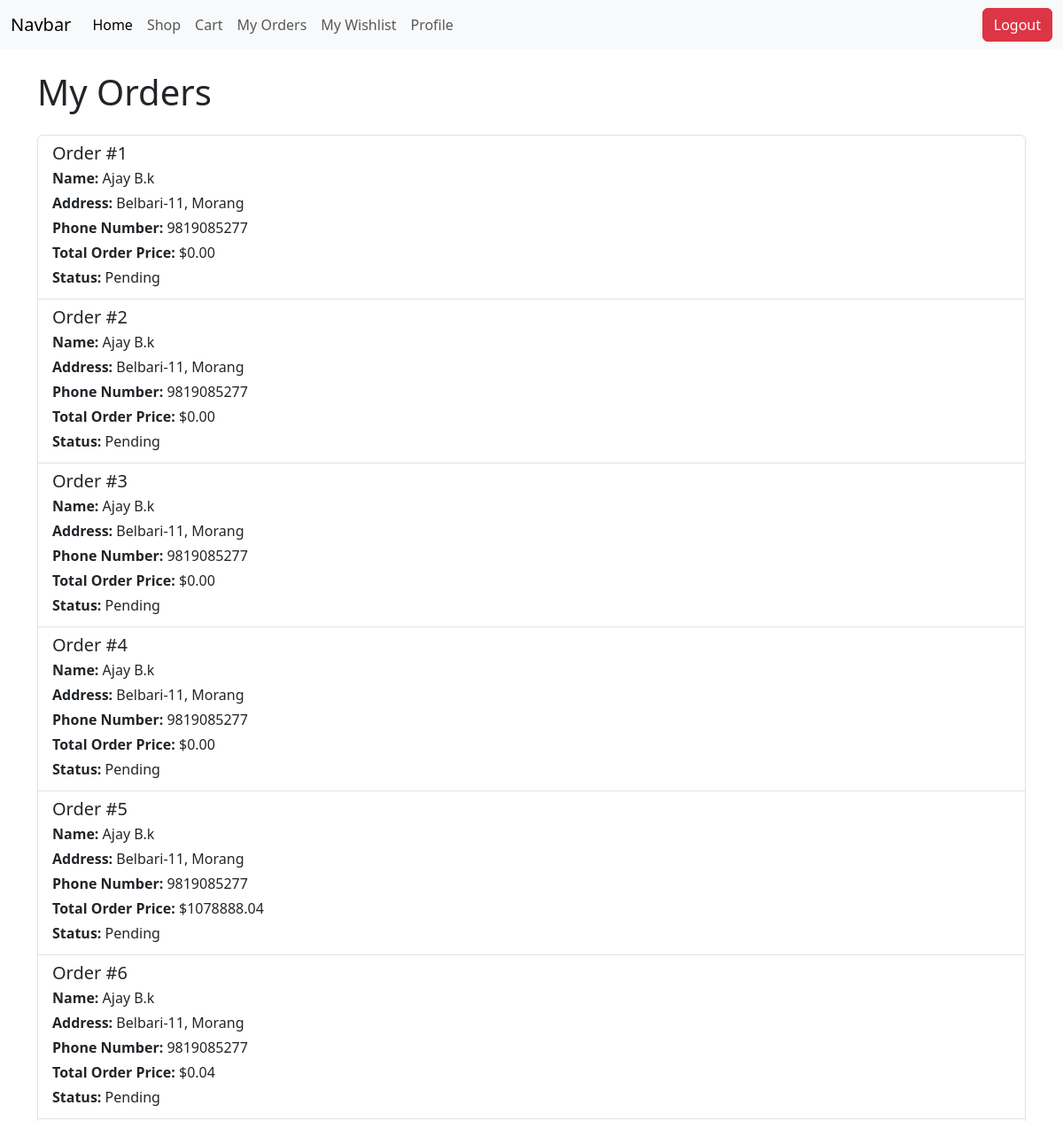
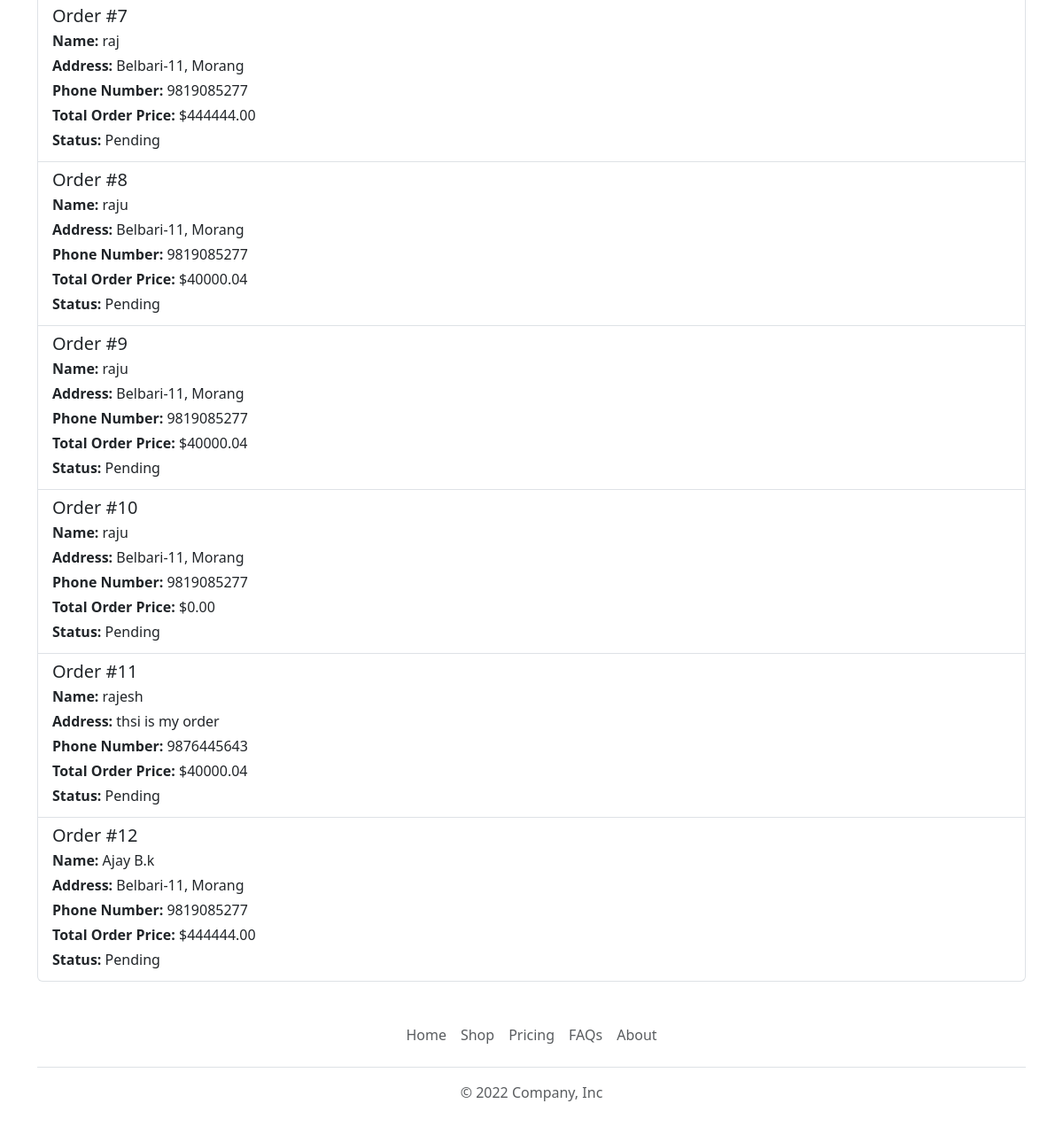
/myorder/ (signed in), run on the app's committed database (2 pictures, top to bottom).
### ecommerce/models.py (models this page shows, shortened)
class Order(models.Model):
    STATUS_CHOICES =[
        ('Pending', 'Pending'),
        ('Delivered', 'Delivered'),
        ('Cancelled', 'Cancelled')
    ]
    user = models.ForeignKey(User, on_delete = models.CASCADE)
    name = models.CharField(max_length = 225)
    address = models.CharField(max_length = 600)
    phone_number = models.BigIntegerField()
    total_order_price = models.DecimalField(max_digits=10, decimal_places=2, default=0)
    status = models.CharField(choices = STATUS_CHOICES, default = 'Pending', max_length= 50)

### ecommerce/views.py (the view)
def myorder(request):
        user = request.user
        if user.is_authenticated:
          order = Order.objects.filter(user=user)
        else:
            order=None
        return render(request,'frontend/myorder.html',{'orders':order})

### templates/frontend/myorder.html (shortened to what this page needs)
{% extends 'frontend/layout/main.html' %}
{% block content %}
<div class="container mt-4">
    <h1>My Orders</h1>
    {% if user.is_authenticated %}
    {% if orders %}
    <div class="list-group mt-4">
        {% for order in orders %}
        <div class="list-group-item">
            <h5 class="mb-1">Order #{{ order.id }}</h5>
            <p class="mb-1"><strong>Name:</strong> {{ order.name }}</p>
            <p class="mb-1"><strong>Address:</strong> {{ order.address }}</p>
            <p class="mb-1"><strong>Phone Number:</strong> {{ order.phone_number }}</p>
            <p class="mb-1"><strong>Total Order Price:</strong> ${{ order.total_order_price }}</p>
            <p class="mb-1"><strong>Status:</strong> {{ order.status }}</p>
        </div>
        {% endfor %}
    </div>
    {% else %}
    <p class="text-center">No orders available.</p>
    {% endif %}
    {% else %}
    <p>Please <a href="/login/">log in</a> to view your orders.</p>
    {% endif %}
</div>
{% endblock %}

### templates/frontend/layout/main.html (shortened to what this page needs)
<!DOCTYPE html>
<html lang="en">
<head>
    <link href="https://cdn.jsdelivr.net/npm/bootstrap@5.3.3/dist/css/bootstrap.min.css" rel="stylesheet"
>
</head>
<body>
    <header>
        <nav class="navbar navbar-expand-lg bg-body-tertiary">
            <div class="container-fluid">
                <a class="navbar-brand" href="#">Navbar</a>
                <div class="collapse navbar-collapse" id="navbarSupportedContent">
                    <ul class="navbar-nav me-auto mb-2 mb-lg-0">
                        <li class="nav-item">
                            <a class="nav-link active" aria-current="page" href="/">Home</a>
                        </li>
                        <li class="nav-item">
                            <a class="nav-link" href="/shop/">Shop</a>
                        </li>
                        <li class="nav-item">
                            <a class="nav-link" href="/cart/">Cart</a>
                        </li>
                        <li class="nav-item">
                            <a class="nav-link" href="/myorder/">My Orders</a>
                        </li>
                        <li class="nav-item">
                            <a class="nav-link" href="/wishlist/">My Wishlist</a>
                        </li>
                        <li class="nav-item">
                            <a class="nav-link ">Profile</a>
                        </li>
                    </ul>
                    {% if user.is_authenticated %}
                    <a class="btn btn-danger" href="/logout/" >Logout</a>
                    {% else %}
                    <a class="btn btn-primary" href="/login/">Sign In</a>
                    <a class="btn text-primary ms-1" href="/register/">Sign Up</a>
                    {% endif %}
                </div>
            </div>
        </nav>
    </header>
    <main>
        {% block content %}{% endblock %}
    </main>
    <footer>
        <div class="container">
            <footer class="py-3 my-4">
                <ul class="nav justify-content-center border-bottom pb-3 mb-3">
                    <li class="nav-item"><a href="#" class="nav-link px-2 text-muted">Home</a></li>
                    <li class="nav-item"><a href="#" class="nav-link px-2 text-muted">Shop</a></li>
                    <li class="nav-item"><a href="#" class="nav-link px-2 text-muted">Pricing</a></li>
                    <li class="nav-item"><a href="#" class="nav-link px-2 text-muted">FAQs</a></li>
                    <li class="nav-item"><a href="#" class="nav-link px-2 text-muted">About</a></li>
                </ul>
                <p class="text-center text-muted">© 2022 Company, Inc</p>
            </footer>
        </div>
    </footer>
</body>
</html>

### data on the page
Order: id "1", name "Ajay B.k", address "Belbari-11, Morang", phone_number "9819085277", total_order_price "0.00", status "Pending"
Order: id "2", name "Ajay B.k", address "Belbari-11, Morang", phone_number "9819085277", total_order_price "0.00", status "Pending"
Order: id "3", name "Ajay B.k", address "Belbari-11, Morang", phone_number "9819085277", total_order_price "0.00", status "Pending"
Order: id "4", name "Ajay B.k", address "Belbari-11, Morang", phone_number "9819085277", total_order_price "0.00", status "Pending"
Order: id "5", name "Ajay B.k", address "Belbari-11, Morang", phone_number "9819085277", total_order_price "1078888.04", status "Pending"
Order: id "6", name "Ajay B.k", address "Belbari-11, Morang", phone_number "9819085277", total_order_price "0.04", status "Pending"
Order: id "7", name "raj", address "Belbari-11, Morang", phone_number "9819085277", total_order_price "444444.00", status "Pending"
Order: id "8", name "raju", address "Belbari-11, Morang", phone_number "9819085277", total_order_price "40000.04", status "Pending"
Order: id "9", name "raju", address "Belbari-11, Morang", phone_number "9819085277", total_order_price "40000.04", status "Pending"
Order: id "10", name "raju", address "Belbari-11, Morang", phone_number "9819085277", total_order_price "0.00", status "Pending"
Order: id "11", name "rajesh", address "thsi is my order", phone_number "9876445643", total_order_price "40000.04", status "Pending"
Order: id "12", name "Ajay B.k", address "Belbari-11, Morang", phone_number "9819085277", total_order_price "444444.00", status "Pending"
